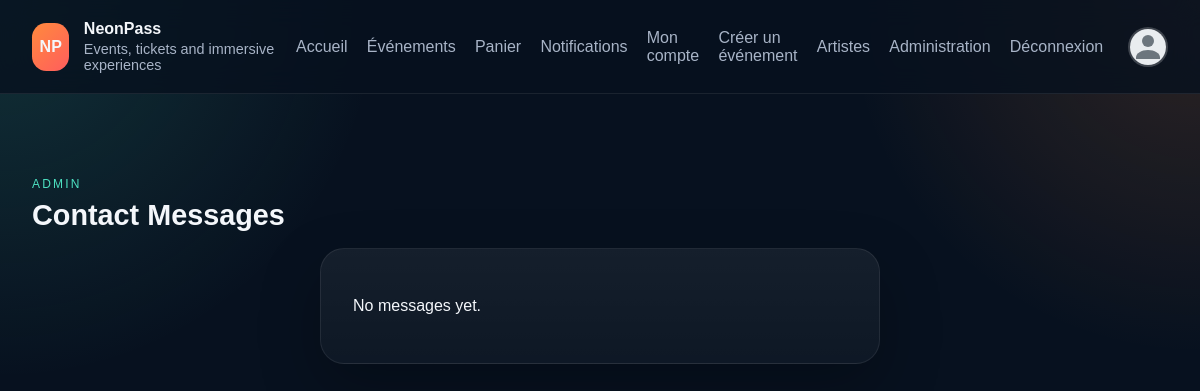
The app's page /admin/messages (signed in), older data.
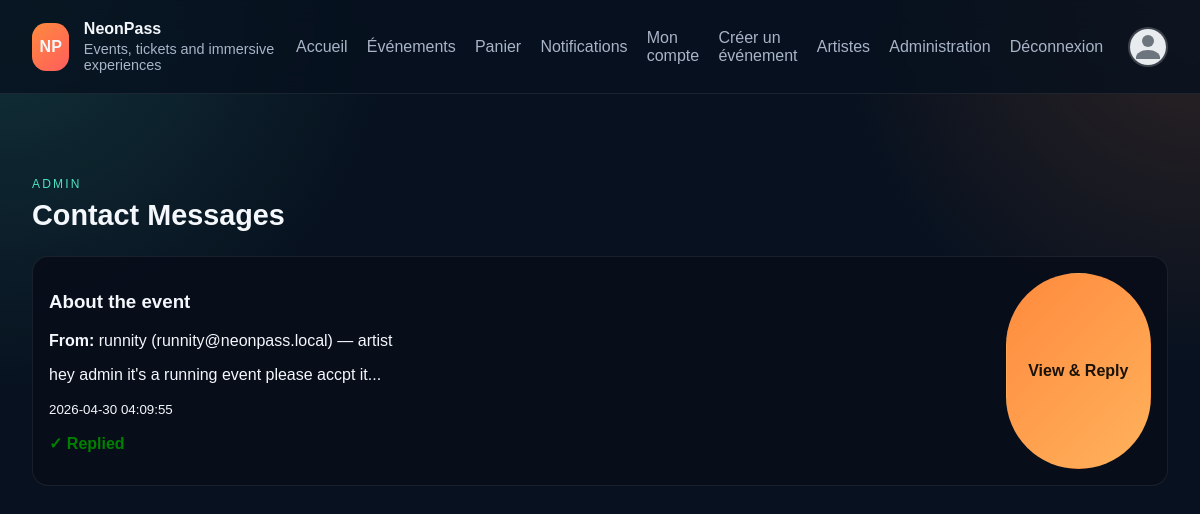
The same page, newer data.
### tables this page shows
CREATE TABLE contact_messages (
    id INTEGER PRIMARY KEY AUTOINCREMENT,
    sender_id INTEGER NOT NULL,
    sender_type TEXT NOT NULL,
    subject TEXT NOT NULL,
    message TEXT NOT NULL,
    status TEXT NOT NULL DEFAULT 'pending',
    admin_reply TEXT DEFAULT NULL,
    created_at TEXT DEFAULT CURRENT_TIMESTAMP,
    replied_at TEXT DEFAULT NULL,
    FOREIGN KEY (sender_id) REFERENCES users(id) ON DELETE CASCADE
);

CREATE TABLE users (
    id INTEGER PRIMARY KEY AUTOINCREMENT,
    full_name TEXT NOT NULL,
    email TEXT NOT NULL UNIQUE,
    password_hash TEXT NOT NULL,
    role TEXT NOT NULL DEFAULT 'user',
    profile_picture_path TEXT DEFAULT NULL,
    created_at TEXT DEFAULT CURRENT_TIMESTAMP
);

### config/bootstrap.php (called while the page is built, shortened)
<?php
spl_autoload_register(static function (string $class): void {
    $prefix = 'App\\';
    $relativeClass = substr($class, strlen($prefix));
    $candidates = [
        APP_PATH . '/' . str_replace('\\', '/', $relativeClass) . '.php',
        CONFIG_PATH . '/' . str_replace('Config\\', '', $relativeClass) . '.php',
    ];
    foreach ($candidates as $file) {
        if (is_file($file)) {
            return;
        }
    }
});
function view(string $template, array $data = []): void
{
    require VIEW_PATH . '/layouts/main.php';
}
function e(?string $value): string
{
    return htmlspecialchars($value ?? '', ENT_QUOTES, 'UTF-8');
}

### app/core/Controller.php (called while the page is built, shortened)
<?php
abstract class Controller
{
    protected function render(string $template, array $data = []): void
    {
        view($template, $data);
    }
}

### app/controllers/AdminMessagingController.php (called while the page is built, shortened)
<?php
final class AdminMessagingController extends Controller
{
    public function messages(): void
    {
        $messages = (new ContactMessage())->all();
        $this->render('admin/messages', [
            'messages' => $messages,
        ]);
    }
}

### config/Database.php (called while the page is built, shortened)
<?php
final class Database
{
    private static ?PDO $instance = null;
    public static function connection(): PDO
    {
        if (self::$instance instanceof PDO) {
            return self::$instance;
        }
        $driver = strtolower((string) ($_ENV['DB_DRIVER'] ?? 'sqlite'));
        $sqliteFile = dirname(__DIR__) . '/data/phpjs.sqlite';
        $sqliteDir = dirname($sqliteFile);
        $dsn = 'sqlite:' . $sqliteFile;
        try {
            self::$instance = new PDO($dsn, null, null, [
                PDO::ATTR_ERRMODE => PDO::ERRMODE_EXCEPTION,
                PDO::ATTR_DEFAULT_FETCH_MODE => PDO::FETCH_ASSOC,
            ]);
            self::$instance->exec('PRAGMA foreign_keys = ON');
            $row = self::$instance->query('SELECT COUNT(*) AS count FROM users')->fetch();
        } catch (PDOException $exception) {
            throw new RuntimeException('SQLite connection failed: ' . $exception->getMessage(), 0, $exception);
        }
        return self::$instance;
    }
}

### app/models/BaseModel.php (called while the page is built, shortened)
<?php
abstract class BaseModel
{
    protected PDO $db;
    public function __construct()
    {
        $this->db = Database::connection();
    }
    protected function fetchAll(string $sql, array $params = []): array
    {
        $statement = $this->db->prepare($sql);
        $statement->execute($params);
        return $statement->fetchAll();
    }
}

### app/models/ContactMessage.php (called while the page is built, shortened)
<?php
final class ContactMessage extends BaseModel
{
    public function all(): array
    {
        return $this->fetchAll(
            'SELECT cm.*, u.full_name, u.email FROM contact_messages cm
             JOIN users u ON u.id = cm.sender_id
             ORDER BY cm.created_at DESC'
        );
    }
}

### app/views/admin/messages.php (the view)
<section>
    <div class="section-heading">
        <span>Admin</span>
        <h2>Contact Messages</h2>
    </div>
    <?php if (empty($messages)): ?>
        <div class="auth-card">
            <p>No messages yet.</p>
        </div>
    <?php else: ?>
        <div class="cart-items">
            <?php foreach ($messages as $msg): ?>
                <article class="cart-item admin-message-item">
                    <div>
                        <h3><?= e($msg['subject']) ?></h3>
                        <p><strong>From:</strong> <?= e($msg['full_name']) ?> (<?= e($msg['email']) ?>) — <?= e($msg['sender_type']) ?></p>
                        <p><?= e(substr($msg['message'], 0, 100)) ?>...</p>
                        <small><?= e($msg['created_at']) ?></small>
                        <?php if ($msg['status'] === 'replied'): ?>
                            <p style="color:green;"><strong>✓ Replied</strong></p>
                        <?php else: ?>
                            <p style="color:orange;"><strong>Pending</strong></p>
                        <?php endif; ?>
                    </div>
                    <div class="hero-actions admin-message-actions">
                        <a class="button button-primary" href="/admin/message?id=<?= e((string) $msg['id']) ?>">View & Reply</a>
                    </div>
                </article>
            <?php endforeach; ?>
        </div>
    <?php endif; ?>
</section>

Row changes from the older to the newer data that the page shows:
added contact_messages: subject "About the event", sender.full_name "runnity", sender.email "runnity@neonpass.local", sender_type "artist", message "hey admin it's a running event please accpt it", created_at "2026-04-30 04:09:55", status "✓ Replied"
Text that changed along with them:
text no longer shown: "No messages yet."
